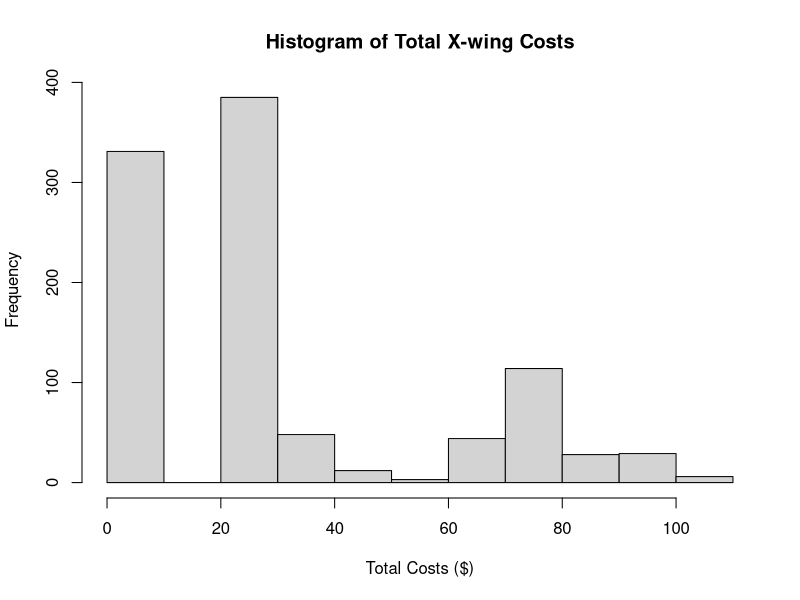

Here is the R script that generated this plot:
#Monte Carlo Simulation
#CPT Sharritt Tutorial

################################

#Incoming Caveats!!!  READ ME FIRST!

#This is a tutorial or example of sorts.  It is not intended to be a 'cut and paste'
#opportunity for you as a student to plug in numbers for any particular project, but more as 
#a commentary as to the processes in modelling and solving a probability prompt.  So keep these
#two things in mind.

#One - DO NOT simply type in your answers here and overwrite my code.  Run this code and 
#understand what's happening, then make a new script and try your prompt.

#Two - if I am not your instructor, CITE THIS TUTORIAL.  This is not common knowledge. These
#are not plans to the Death Star and many Bothans did not die getting them to you.  You must
#cite this document if you received any benefit from it unless you are in MA206 Sections B10 or C10.
#Those chosen 34 are my trusted agents.  If they share it with you (get it), you must still document.

#Good luck, and may the Force be with you.

################################

#Let's pretend that I love X-wing fighter models.  I'm like Mel Gibson's character in the
#movie 'Conspiracy Theory' in that if I am out and I find one, I have to buy each I find.  Let's model the 
#number of X-wing fighters available by a binomial distribution with n = 3 and the probability
#of them being there is p = .30 .  This means that I am not likely to find one, but if and
#when I do, I must purchase it for $20 a piece.

#Now that I've purchased an X-wing, I will need to purchase supplies to build the model.
#The amount of money I will spend will follow an Exponential distribution with a lambda
#equal to .20 .  If I don't find any X-wings, I will not spend any money.

#Finally, if I buy two or more X-wings, I must make some room for my collection
#thus I have to purchase a bookcase with a purchase price modelled by a 
#normal distribution with a mean of $30 and a standard deviation of $4.

#I want to know three things: a) what should I expect to pay anytime I am out, b) what
#is the range of costs as I go out into the city and c) what does the distribution of costs
#look like?

################################

#If I am going to do a Monte Carlo Simulation, I want to have a substantial # of trials.
#1000 seems reasonable.

num.trials=1000                  #specified the # of trials done is equal to 1000. 

#Now let's see how many X-wings that I purchase in 1000 trials

XP=rbinom(num.trials,3,.3)       #I have now made a vector with 1000 entries of possible X-wings purchased
XP                               #This looks at all of the 1000 entries.  They range from 0-3.

#It's important to note that I'm using the rbinom function here.  Binomial is a named discrete distribution,
#thus R has a command that will give me a random value for X given that I have proper parameters input into
#the function, in this case n=3 and p=.30.  I ran 1000 trials, thus my vector has 1000 entries for XP.

#How much am I paying for the X-wings themselves?

XPCost=XP*20                     #I take the vector XP and multiply by $20.
XPCost                           #This looks at all 1000 possibilities. I see 0, 20, 40 and a few 60s.

#################################

#Alright, so I may have purchased an X-wing or two (or three) so now I need to purchase supplies (if I purchased any at all).
#Do I need to purchase any supplies?  Only if I bought an X-wing.  So what does that look like?

#I'll make a new variable called NeedSup to represent whether I need supplies or not.  This variable will be a true
#or false variable (which is like a 1 or 0 in many computer languages).  I'll have a 1000 of these T or F.

NeedSup=(XP>0)                  #This vector gives me a true if I purchased any X-wings and a false if I did not.
NeedSup                         #Here's a look at 1000 true or false responses.

#I can freely make a vector that contains 1000 possible supply costs based on the given prompt, namely that
#my supply costs are Exponentially distributed with a lambda of .20.  

#Using the same idea as the Binomial distribution above (a named distribution and the function rNAMEDTHING),
#I'll calculate my 1000 trials using the rexp function.

Sup=rexp(num.trials,.2)         #This vector contains 1000 random samples from this distribution
Sup                             #Here's a look at the supply costs.

#I notice that my supply costs are not clean, meaning that there are more than 2 significant digits (dollars and cents).
#In order to clean that up, I'm going to use the round function to round my supply costs.

SupRd=round(Sup,2)              #I used the round function to round to two significant digits
SupRd                           #Looks like we're good to go with our 1000 possible costs

################################

#Now, do I need a bookcase every time?  No.  I only need a bookcase when I buy 2 or 3 X-wings.
#So what does that look like?

NeedBC=(XP>1)                    #I've created a bunch of true/false statements based on if the
                                 #number of X-wings purchased is greater than 1.
NeedBC                           #This shows the trues or falses based on the conditional statement above

#So in this step, we'll calculate the price of the bookcase in the event we need one.  The price was normally
#distributed with a mean of 30 and a standard deviation of 4.  

#Much like the binomial distribution above, we have another named distribution that R can deal with directly.
#We'll use the rnorm function with 1000 trials, mean = 30 and standard deviation = 4.

BCCost=rnorm(num.trials,30,4)    #Bookcase Cost (BCCost) has 1000 entries in it representing the possible costs of bookcases.
BCCost                           #So these numbers have all sorts of decimals.  Let's get rid of them
BCCostRd=round(BCCost,2)         #I used the round function to round to two significant digits
BCCostRd                         #Looks like we're good to go with our 1000 possible costs

#################################

#Finally, I want to calculate the costs of my X-wings, the costs of supplies and the cost of a bookcase.
#I have to keep in mind that both supplies and a bookcase are dependent on other factors, thus I can't just
#add them.  I have to use the proper formula to put it all together.

TotalCost = XPCost + NeedSup*SupRd + NeedBC*BCCostRd   #Here's the final formula
TotalCost                                              #And this displays the 1000 costs.

#The key here is to recognize that the product of NeedSup * SupRd will be 0 when NeedSup is false, otherwise it
#will be SupRd when NeedSup is true.  The same logic statement works for Bookcase costs.

#I have 1000 total costs.  If I wanted to find the expected costs, I would simply take the average of my costs.

mean(TotalCost)                  #I calculated the mean.

#If I want to calculate a good range of my regular costs for the X-wings.

quantile(TotalCost,probs=c(.05,.95))  #I've calculated the 90% interval for the X-wing costs.

#And last but not least, what does the distribution look like?

hist(TotalCost,main="Histogram of Total X-wing Costs",xlab="Total Costs ($)")
